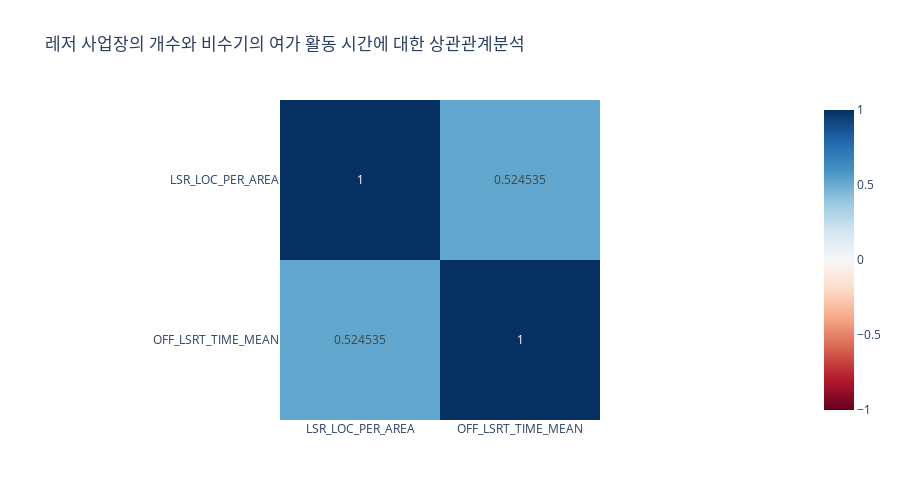

The notebook cell saved with this chart:
### Code cell
px.imshow(df4[["LSR_LOC_PER_AREA", "OFF_LSRT_TIME_MEAN"]].corr(),
                color_continuous_scale = px.colors.diverging.RdBu, text_auto=True,
                color_continuous_midpoint = 0, height = 500,
                title = "레저 사업장의 개수와 비수기의 여가 활동 시간에 대한 상관관계분석")

### Figure 1 — Plotly figure (JSON) as saved in the notebook; plotly's stock layout.template omitted (floating-point values rounded to 4 significant figures)
{"data": [{"coloraxis": "coloraxis", "hovertemplate": "x: %{x}<br>y: %{y}<br>color: %{z}<extra></extra>", "name": "0", "texttemplate": "%{z}", "type": "heatmap", "x": ["LSR_LOC_PER_AREA", "OFF_LSRT_TIME_MEAN"], "xaxis": "x", "y": ["LSR_LOC_PER_AREA", "OFF_LSRT_TIME_MEAN"], "yaxis": "y", "z": [[1, 0.5245], [0.5245, 1]]}], "layout": {"coloraxis": {"cmid": 0, "colorscale": [[0, "rgb(103,0,31)"], [0.1, "rgb(178,24,43)"], [0.2, "rgb(214,96,77)"], [0.3, "rgb(244,165,130)"], [0.4, "rgb(253,219,199)"], [0.5, "rgb(247,247,247)"], [0.6, "rgb(209,229,240)"], [0.7, "rgb(146,197,222)"], [0.8, "rgb(67,147,195)"], [0.9, "rgb(33,102,172)"], [1, "rgb(5,48,97)"]]}, "height": 500, "title": {"text": "레저 사업장의 개수와 비수기의 여가 활동 시간에 대한 상관관계분석"}, "xaxis": {"anchor": "y", "constrain": "domain", "domain": [0, 1], "scaleanchor": "y"}, "yaxis": {"anchor": "x", "autorange": "reversed", "constrain": "domain", "domain": [0, 1]}}}
